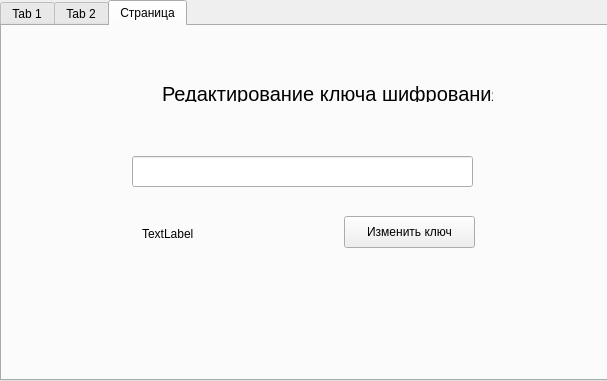
<?xml version="1.0" encoding="UTF-8"?>
<ui version="4.0">
 <class>Steganograph</class>
 <widget class="QWidget" name="Steganograph">
  <property name="geometry">
   <rect>
    <x>0</x>
    <y>0</y>
    <width>607</width>
    <height>381</height>
   </rect>
  </property>
  <property name="minimumSize">
   <size>
    <width>607</width>
    <height>381</height>
   </size>
  </property>
  <property name="maximumSize">
   <size>
    <width>607</width>
    <height>381</height>
   </size>
  </property>
  <property name="windowTitle">
   <string>Steganograph</string>
  </property>
  <widget class="QTabWidget" name="tabWidget">
   <property name="geometry">
    <rect>
     <x>0</x>
     <y>0</y>
     <width>611</width>
     <height>381</height>
    </rect>
   </property>
   <property name="autoFillBackground">
    <bool>true</bool>
   </property>
   <property name="currentIndex">
    <number>2</number>
   </property>
   <widget class="QWidget" name="tab">
    <attribute name="title">
     <string>Tab 1</string>
    </attribute>
    <widget class="QPlainTextEdit" name="InputTextArea">
     <property name="geometry">
      <rect>
       <x>10</x>
       <y>30</y>
       <width>581</width>
       <height>281</height>
      </rect>
     </property>
    </widget>
    <widget class="QPushButton" name="InputTextButton">
     <property name="geometry">
      <rect>
       <x>370</x>
       <y>320</y>
       <width>113</width>
       <height>32</height>
      </rect>
     </property>
     <property name="autoFillBackground">
      <bool>false</bool>
     </property>
     <property name="text">
      <string>Встроить</string>
     </property>
    </widget>
    <widget class="QLabel" name="label">
     <property name="geometry">
      <rect>
       <x>10</x>
       <y>0</y>
       <width>391</width>
       <height>16</height>
      </rect>
     </property>
     <property name="font">
      <font>
       <pointsize>15</pointsize>
      </font>
     </property>
     <property name="text">
      <string>Введите текст на латинице:</string>
     </property>
    </widget>
    <widget class="QLabel" name="CounterSymb">
     <property name="geometry">
      <rect>
       <x>20</x>
       <y>320</y>
       <width>211</width>
       <height>16</height>
      </rect>
     </property>
     <property name="text">
      <string/>
     </property>
    </widget>
    <widget class="QPushButton" name="OpenFile_2">
     <property name="geometry">
      <rect>
       <x>260</x>
       <y>320</y>
       <width>113</width>
       <height>32</height>
      </rect>
     </property>
     <property name="text">
      <string>Открыть</string>
     </property>
    </widget>
    <widget class="QPushButton" name="SaveFile">
     <property name="geometry">
      <rect>
       <x>480</x>
       <y>320</y>
       <width>113</width>
       <height>32</height>
      </rect>
     </property>
     <property name="text">
      <string>Сохранить</string>
     </property>
    </widget>
   </widget>
   <widget class="QWidget" name="tab_2">
    <attribute name="title">
     <string>Tab 2</string>
    </attribute>
    <widget class="QTextBrowser" name="PrintTextArea">
     <property name="geometry">
      <rect>
       <x>10</x>
       <y>30</y>
       <width>581</width>
       <height>281</height>
      </rect>
     </property>
    </widget>
    <widget class="QPushButton" name="PrintText">
     <property name="geometry">
      <rect>
       <x>480</x>
       <y>320</y>
       <width>113</width>
       <height>32</height>
      </rect>
     </property>
     <property name="text">
      <string>Вывод текста</string>
     </property>
    </widget>
    <widget class="QLabel" name="label_2">
     <property name="geometry">
      <rect>
       <x>10</x>
       <y>0</y>
       <width>281</width>
       <height>16</height>
      </rect>
     </property>
     <property name="font">
      <font>
       <pointsize>15</pointsize>
      </font>
     </property>
     <property name="text">
      <string>Изъятый текст:</string>
     </property>
    </widget>
    <widget class="QPushButton" name="OpenFile">
     <property name="geometry">
      <rect>
       <x>370</x>
       <y>320</y>
       <width>113</width>
       <height>32</height>
      </rect>
     </property>
     <property name="text">
      <string>Открыть</string>
     </property>
    </widget>
   </widget>
   <widget class="QWidget" name="tab_3">
    <attribute name="title">
     <string>Страница</string>
    </attribute>
    <widget class="QLineEdit" name="InputKeyArea">
     <property name="geometry">
      <rect>
       <x>130</x>
       <y>130</y>
       <width>341</width>
       <height>31</height>
      </rect>
     </property>
    </widget>
    <widget class="QPushButton" name="ChangeKey">
     <property name="geometry">
      <rect>
       <x>342</x>
       <y>190</y>
       <width>131</width>
       <height>32</height>
      </rect>
     </property>
     <property name="text">
      <string>Изменить ключ</string>
     </property>
    </widget>
    <widget class="QLabel" name="Status">
     <property name="geometry">
      <rect>
       <x>140</x>
       <y>200</y>
       <width>191</width>
       <height>16</height>
      </rect>
     </property>
     <property name="text">
      <string>TextLabel</string>
     </property>
    </widget>
    <widget class="QLabel" name="label_3">
     <property name="geometry">
      <rect>
       <x>160</x>
       <y>60</y>
       <width>331</width>
       <height>16</height>
      </rect>
     </property>
     <property name="font">
      <font>
       <pointsize>15</pointsize>
      </font>
     </property>
     <property name="text">
      <string>Редактирование ключа шифрования</string>
     </property>
    </widget>
   </widget>
  </widget>
 </widget>
 <layoutdefault spacing="6" margin="11"/>
 <resources/>
 <connections/>
</ui>
